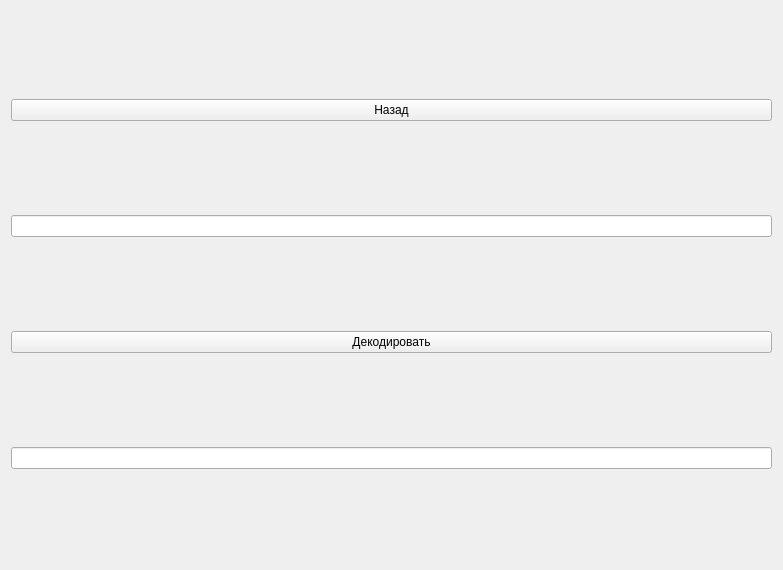
<?xml version="1.0" encoding="UTF-8"?>
<ui version="4.0">
 <class>Form</class>
 <widget class="QWidget" name="Form">
  <property name="geometry">
   <rect>
    <x>0</x>
    <y>0</y>
    <width>783</width>
    <height>570</height>
   </rect>
  </property>
  <property name="windowTitle">
   <string>Form</string>
  </property>
  <layout class="QGridLayout" name="gridLayout">
   <item row="6" column="0">
    <widget class="QPushButton" name="run_button">
     <property name="text">
      <string>Декодировать</string>
     </property>
    </widget>
   </item>
   <item row="1" column="0">
    <widget class="QPushButton" name="back_button">
     <property name="text">
      <string>Назад</string>
     </property>
    </widget>
   </item>
   <item row="7" column="0">
    <widget class="QLineEdit" name="output">
     <property name="text">
      <string/>
     </property>
     <property name="readOnly">
      <bool>true</bool>
     </property>
    </widget>
   </item>
   <item row="2" column="0">
    <widget class="QLineEdit" name="input">
     <property name="text">
      <string/>
     </property>
    </widget>
   </item>
  </layout>
 </widget>
 <resources/>
 <connections/>
</ui>
